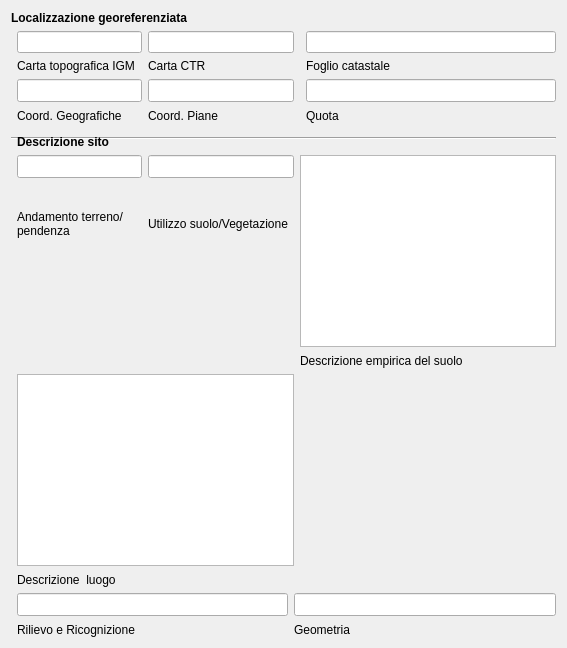
       <widget class="QWidget" name="tab_2">
        <attribute name="title">
         <string>Loc. georef</string>
        </attribute>
        <layout class="QGridLayout" name="gridLayout_13">
         <item row="0" column="0" colspan="4">
          <widget class="QLabel" name="label_12">
           <property name="font">
            <font>
             <weight>75</weight>
             <bold>true</bold>
            </font>
           </property>
           <property name="text">
            <string>Localizzazione georeferenziata</string>
           </property>
          </widget>
         </item>
         <item row="1" column="1">
          <widget class="QLineEdit" name="lineEdit_carta_topo_igm"/>
         </item>
         <item row="1" column="2" colspan="2">
          <widget class="QLineEdit" name="lineEdit_carta_ctr"/>
         </item>
         <item row="1" column="5">
          <widget class="QLineEdit" name="lineEdit_foglio_catastale"/>
         </item>
         <item row="2" column="1">
          <widget class="QLabel" name="label_10">
           <property name="text">
            <string>Carta topografica IGM</string>
           </property>
          </widget>
         </item>
         <item row="2" column="2" colspan="3">
          <widget class="QLabel" name="label_14">
           <property name="text">
            <string>Carta CTR</string>
           </property>
          </widget>
         </item>
         <item row="2" column="5">
          <widget class="QLabel" name="label_16">
           <property name="text">
            <string>Foglio catastale</string>
           </property>
          </widget>
         </item>
         <item row="3" column="1">
          <widget class="QLineEdit" name="lineEdit_coord_geografiche">
           <property name="minimumSize">
            <size>
             <width>0</width>
             <height>22</height>
            </size>
           </property>
           <property name="font">
            <font>
             <pointsize>10</pointsize>
            </font>
           </property>
          </widget>
         </item>
         <item row="3" column="2" colspan="2">
          <widget class="QLineEdit" name="lineEdit_coord_piane">
           <property name="minimumSize">
            <size>
             <width>0</width>
             <height>22</height>
            </size>
           </property>
           <property name="font">
            <font>
             <pointsize>10</pointsize>
            </font>
           </property>
           <property name="text">
            <string/>
           </property>
          </widget>
         </item>
         <item row="3" column="5">
          <widget class="QLineEdit" name="lineEdit_quota">
           <property name="minimumSize">
            <size>
             <width>0</width>
             <height>22</height>
            </size>
           </property>
           <property name="font">
            <font>
             <pointsize>10</pointsize>
            </font>
           </property>
           <property name="text">
            <string/>
           </property>
          </widget>
         </item>
         <item row="8" column="0" rowspan="2" colspan="6">
          <widget class="Line" name="line_2">
           <property name="orientation">
            <enum>Qt::Horizontal</enum>
           </property>
          </widget>
         </item>
         <item row="9" column="1" colspan="3">
          <widget class="QLabel" name="label_17">
           <property name="font">
            <font>
             <weight>75</weight>
             <bold>true</bold>
            </font>
           </property>
           <property name="text">
            <string>Descrizione sito</string>
           </property>
          </widget>
         </item>
         <item row="10" column="1">
          <widget class="QLineEdit" name="lineEdit_andamento_terreno_pendenza">
           <property name="minimumSize">
            <size>
             <width>0</width>
             <height>22</height>
            </size>
           </property>
           <property name="font">
            <font>
             <pointsize>10</pointsize>
            </font>
           </property>
          </widget>
         </item>
         <item row="10" column="2" colspan="2">
          <widget class="QLineEdit" name="lineEdit_utilizzo_suolo_vegetazione">
           <property name="minimumSize">
            <size>
             <width>0</width>
             <height>22</height>
            </size>
           </property>
           <property name="font">
            <font>
             <pointsize>10</pointsize>
            </font>
           </property>
           <property name="text">
            <string/>
           </property>
          </widget>
         </item>
         <item row="10" column="4" rowspan="3" colspan="2">
          <widget class="QTextEdit" name="textEdit_descrizione_empirica_suolo">
           <property name="font">
            <font>
             <pointsize>10</pointsize>
            </font>
           </property>
           <property name="html">
            <string>&lt;!DOCTYPE HTML PUBLIC &quot;-//W3C//DTD HTML 4.0//EN&quot; &quot;http://www.w3.org/TR/REC-html40/strict.dtd&quot;&gt;
&lt;html&gt;&lt;head&gt;&lt;meta name=&quot;qrichtext&quot; content=&quot;1&quot; /&gt;&lt;style type=&quot;text/css&quot;&gt;
p, li { white-space: pre-wrap; }
&lt;/style&gt;&lt;/head&gt;&lt;body style=&quot; font-family:'Lucida Grande'; font-size:10pt; font-weight:400; font-style:normal;&quot;&gt;
&lt;p style=&quot;-qt-paragraph-type:empty; margin-top:0px; margin-bottom:0px; margin-left:0px; margin-right:0px; -qt-block-indent:0; text-indent:0px; font-size:13pt;&quot;&gt;&lt;/p&gt;&lt;/body&gt;&lt;/html&gt;</string>
           </property>
          </widget>
         </item>
         <item row="14" column="1" colspan="3">
          <widget class="QTextEdit" name="textEdit_descrizione_luogo">
           <property name="font">
            <font>
             <pointsize>10</pointsize>
            </font>
           </property>
           <property name="html">
            <string>&lt;!DOCTYPE HTML PUBLIC &quot;-//W3C//DTD HTML 4.0//EN&quot; &quot;http://www.w3.org/TR/REC-html40/strict.dtd&quot;&gt;
&lt;html&gt;&lt;head&gt;&lt;meta name=&quot;qrichtext&quot; content=&quot;1&quot; /&gt;&lt;style type=&quot;text/css&quot;&gt;
p, li { white-space: pre-wrap; }
&lt;/style&gt;&lt;/head&gt;&lt;body style=&quot; font-family:'Lucida Grande'; font-size:10pt; font-weight:400; font-style:normal;&quot;&gt;
&lt;p style=&quot;-qt-paragraph-type:empty; margin-top:0px; margin-bottom:0px; margin-left:0px; margin-right:0px; -qt-block-indent:0; text-indent:0px; font-size:13pt;&quot;&gt;&lt;/p&gt;&lt;/body&gt;&lt;/html&gt;</string>
           </property>
          </widget>
         </item>
         <item row="15" column="1">
          <widget class="QLabel" name="label_37">
           <property name="minimumSize">
            <size>
             <width>0</width>
             <height>15</height>
            </size>
           </property>
           <property name="text">
            <string>Descrizione  luogo</string>
           </property>
           <property name="wordWrap">
            <bool>true</bool>
           </property>
          </widget>
         </item>
         <item row="16" column="1" colspan="2">
          <widget class="QLineEdit" name="lineEdit_metodo_rilievo_e_ricognizione">
           <property name="minimumSize">
            <size>
             <width>0</width>
             <height>22</height>
            </size>
           </property>
           <property name="font">
            <font>
             <pointsize>10</pointsize>
            </font>
           </property>
          </widget>
         </item>
         <item row="16" column="3" colspan="3">
          <widget class="QLineEdit" name="lineEdit_geometria">
           <property name="minimumSize">
            <size>
             <width>0</width>
             <height>22</height>
            </size>
           </property>
           <property name="font">
            <font>
             <pointsize>10</pointsize>
            </font>
           </property>
          </widget>
         </item>
         <item row="17" column="1">
          <widget class="QLabel" name="label_51">
           <property name="minimumSize">
            <size>
             <width>0</width>
             <height>15</height>
            </size>
           </property>
           <property name="text">
            <string>Rilievo e Ricognizione</string>
           </property>
           <property name="wordWrap">
            <bool>true</bool>
           </property>
          </widget>
         </item>
         <item row="17" column="3" colspan="3">
          <widget class="QLabel" name="label_52">
           <property name="minimumSize">
            <size>
             <width>0</width>
             <height>15</height>
            </size>
           </property>
           <property name="text">
            <string>Geometria</string>
           </property>
           <property name="wordWrap">
            <bool>true</bool>
           </property>
          </widget>
         </item>
         <item row="11" column="1">
          <widget class="QLabel" name="label_22">
           <property name="minimumSize">
            <size>
             <width>0</width>
             <height>15</height>
            </size>
           </property>
           <property name="text">
            <string>Andamento terreno/pendenza</string>
           </property>
           <property name="wordWrap">
            <bool>true</bool>
           </property>
          </widget>
         </item>
         <item row="11" column="2">
          <widget class="QLabel" name="label_32">
           <property name="minimumSize">
            <size>
             <width>0</width>
             <height>15</height>
            </size>
           </property>
           <property name="text">
            <string>Utilizzo suolo/Vegetazione</string>
           </property>
           <property name="wordWrap">
            <bool>true</bool>
           </property>
          </widget>
         </item>
         <item row="13" column="4" colspan="2">
          <widget class="QLabel" name="label_33">
           <property name="minimumSize">
            <size>
             <width>0</width>
             <height>15</height>
            </size>
           </property>
           <property name="text">
            <string>Descrizione empirica del suolo</string>
           </property>
           <property name="wordWrap">
            <bool>true</bool>
           </property>
          </widget>
         </item>
         <item row="4" column="1">
          <widget class="QLabel" name="label_18">
           <property name="minimumSize">
            <size>
             <width>0</width>
             <height>15</height>
            </size>
           </property>
           <property name="text">
            <string>Coord. Geografiche</string>
           </property>
          </widget>
         </item>
         <item row="4" column="2">
          <widget class="QLabel" name="label_19">
           <property name="minimumSize">
            <size>
             <width>0</width>
             <height>15</height>
            </size>
           </property>
           <property name="text">
            <string>Coord. Piane</string>
           </property>
          </widget>
         </item>
         <item row="4" column="5">
          <widget class="QLabel" name="label_24">
           <property name="minimumSize">
            <size>
             <width>0</width>
             <height>15</height>
            </size>
           </property>
           <property name="text">
            <string>Quota</string>
           </property>
          </widget>
         </item>
        </layout>
       </widget>
